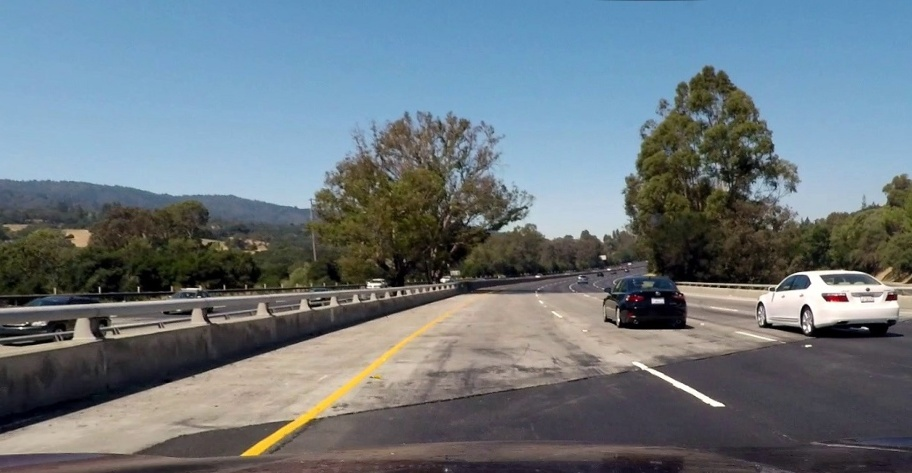
#> input picture Zadatak/undistorted/challange00101.jpg, 912 x 473 px; its folder holds only this picture in this run
$ python thresholding.py   (older library calls are emulated)
#> lines starting #> are read from the running program, lines starting #| are printed output that depends on the picture; after the words box and inside, x2 and y2 are one past the last pixel; in counts of white or black regions, pixels touching at a corner belong together
#> further down, img is the input picture: shape (473, 912, 3); mean B, G, R 126.7, 119.2, 107.4
import cv2
import numpy as np
import glob
import os

def perform_gradient_thresholding(img):
    # Convert the image to grayscale
    gray = cv2.cvtColor(img, cv2.COLOR_BGR2GRAY)
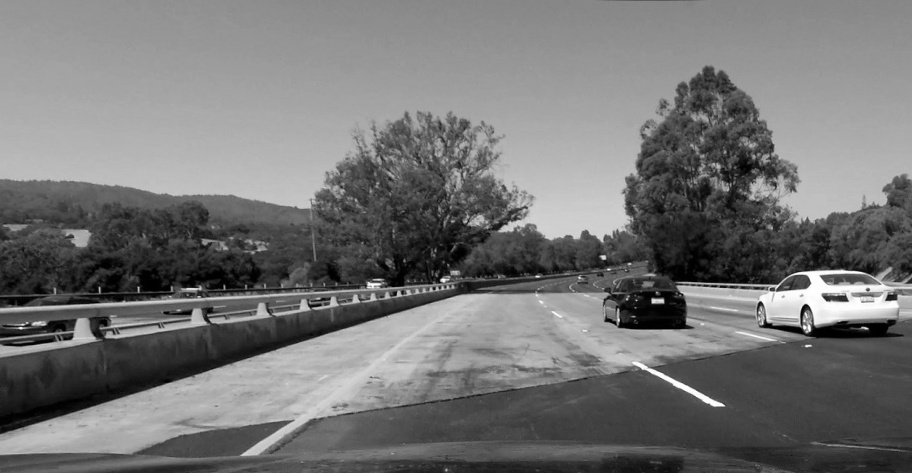
#> gray: shape (473, 912); min 0, max 255, mean 116.5
    # Apply Gaussian blur to reduce noise and improve edge detection
    blurred = cv2.GaussianBlur(gray, (5, 5), 0)
    # Use Sobel operator to calculate gradients in x direction
    sobelx = cv2.Sobel(blurred, cv2.CV_64F, 1, 0, ksize=3)
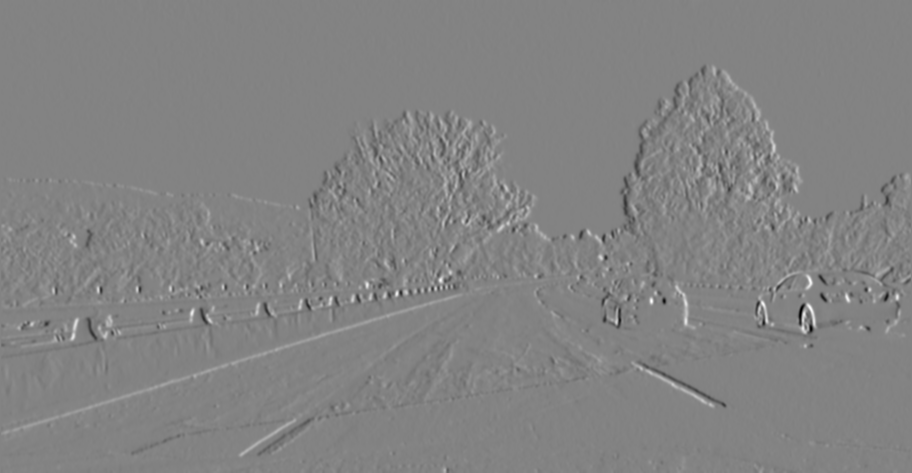
#> sobelx: shape (473, 912) float64; min -509, max 481, mean 0; drawn with min black and max white
    # Calculate the magnitude of the gradient
    gradient_magnitude = np.sqrt(sobelx**2)
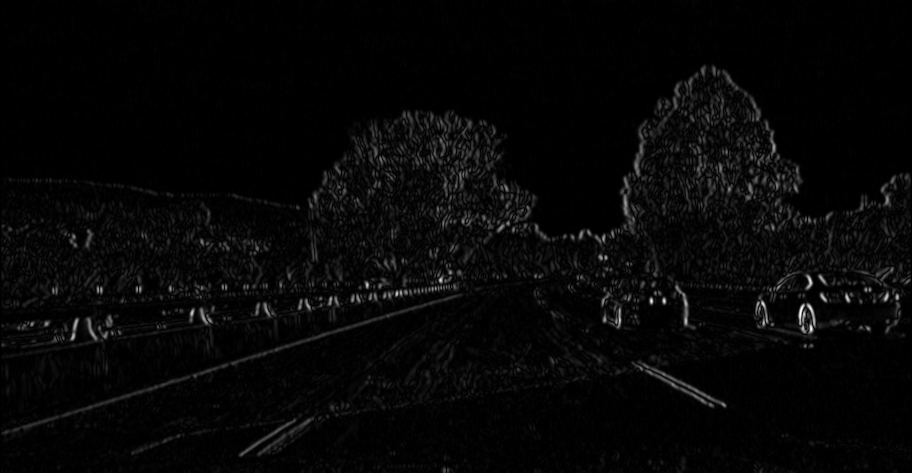
#> gradient_magnitude: shape (473, 912) float64; min 0, max 509, mean 14; drawn with min black and max white
    # Scale the gradient to 8-bit for thresholding
    scaled_gradient = np.uint8(255 * gradient_magnitude / np.max(gradient_magnitude))
    # Apply binary thresholding to create a binary image
    _, binary_image = cv2.threshold(scaled_gradient, 60, 255, cv2.THRESH_BINARY)
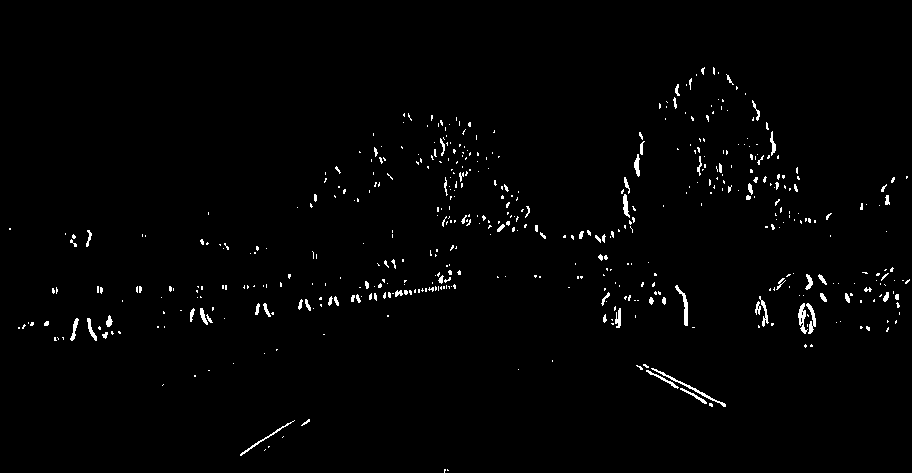
#> binary_image: shape (473, 912); 1.4% white in thin lines or dots, all inside (x1, y1, x2, y2) = (9, 67, 910, 473)

    return binary_image

def perform_color_thresholding_white(img):

    # Convert the image to HSV color space
    hsv = cv2.cvtColor(img, cv2.COLOR_BGR2HSV)
#> hsv: shape (473, 912, 3); mean H, S, V 75.5, 73.7, 137

    # Define the lower and upper bounds for white color in HSV
    lower_white = np.array([0, 0, 200])
    upper_white = np.array([255, 30, 255])

    # Create a mask for white color
    mask_white = cv2.inRange(hsv, lower_white, upper_white)
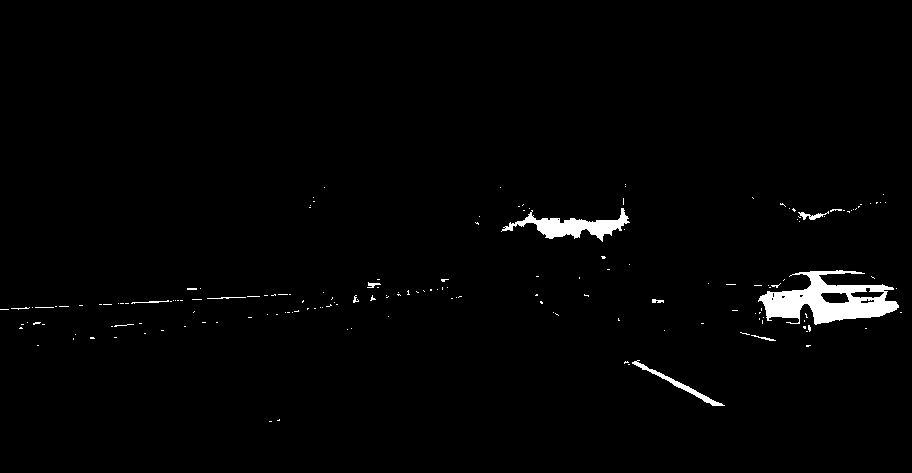
#> mask_white: shape (473, 912); 1.6% white; 171 white regions (157 under 20 px), largest, box (x1, y1, x2, y2) and area: (758, 270, 899, 325) 3801, (501, 208, 630, 242) 1561, (632, 360, 725, 406) 449

    return mask_white

def perform_color_thresholding_yellow(img):

    # Convert the image to HSV color space
    hsv = cv2.cvtColor(img, cv2.COLOR_BGR2HSV)

    # Define the lower and upper bounds for yellow color in HSV
    lower_yellow = np.array([20, 100, 100])
    upper_yellow = np.array([30, 255, 255])

    # Create a mask for yellow color
    mask_yellow = cv2.inRange(hsv, lower_yellow, upper_yellow)
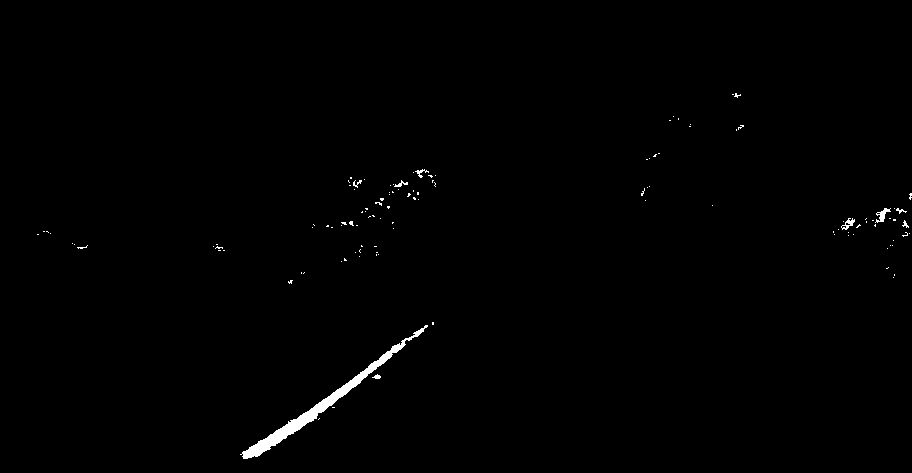
#> mask_yellow: shape (473, 912); 0.61% white; 120 white regions (111 under 20 px), largest, box (x1, y1, x2, y2) and area: (240, 325, 428, 459) 1882, (875, 208, 891, 223) 97, (841, 218, 855, 230) 72

    return mask_yellow


for path in glob.glob('undistorted/*.jpg'):
    img = cv2.imread(path)

    gradient_thresh = perform_gradient_thresholding(img)

    white_color_thresh = perform_color_thresholding_white(img)

    yellow_color_thresh = perform_color_thresholding_yellow(img)

    # Combine color and gradient thresholds using bitwise OR
    combined_thresh = cv2.bitwise_or(gradient_thresh, cv2.bitwise_or(white_color_thresh, yellow_color_thresh))
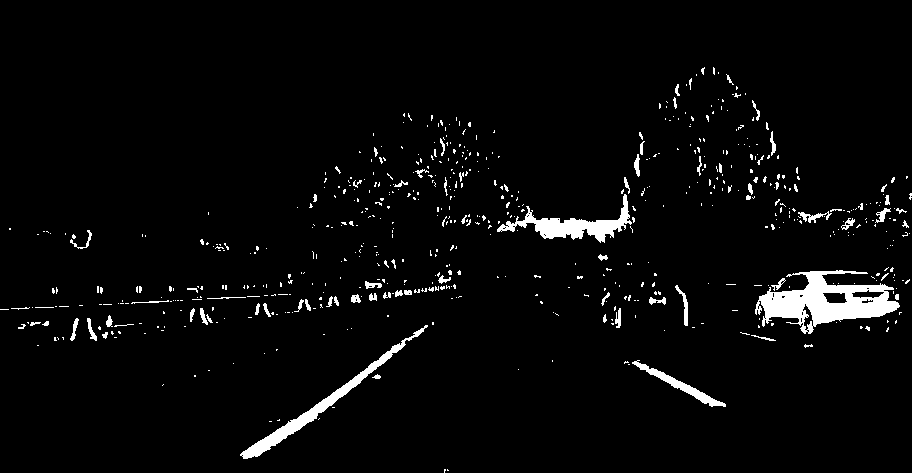
#> combined_thresh: shape (473, 912); 3.4% white; 626 white regions (547 under 20 px), largest, box (x1, y1, x2, y2) and area: (755, 270, 900, 334) 4313, (240, 325, 428, 459) 1906, (497, 194, 632, 243) 1903


    # Save the image
    img_name = os.path.basename(path)
    cv2.imwrite(f'thresholded/{img_name}', combined_thresh)

$ run again, on Zadatak/undistorted/solidWhiteCurve.jpg
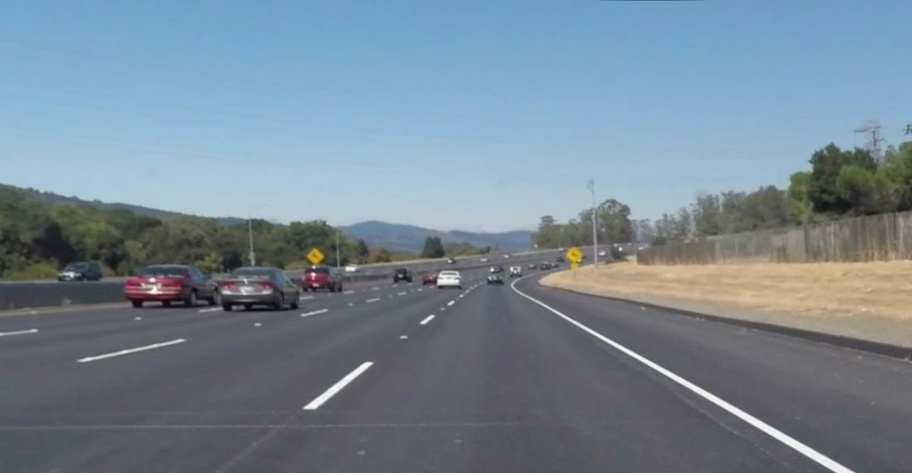
#> input picture Zadatak/undistorted/solidWhiteCurve.jpg, 912 x 473 px
#> img is the input picture: shape (473, 912, 3); mean B, G, R 148.2, 134.6, 118.3
#> in perform_gradient_thresholding, `_, binary_image = cv2.threshold(scaled_gradient, 60, 255, cv2.THRESH_B..`:
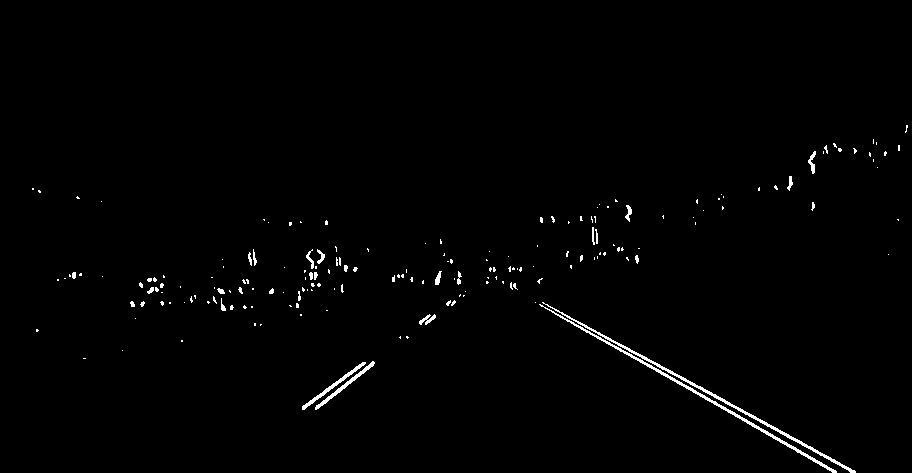
#> binary_image: shape (473, 912); 1% white in thin lines or dots, all inside (x1, y1, x2, y2) = (32, 125, 908, 473)
#> hsv: shape (473, 912, 3); mean H, S, V 98, 55.2, 152.4
#> mask_white: shape (473, 912); 0.74% white; 62 white regions (51 under 20 px), largest, box (x1, y1, x2, y2) and area: (539, 302, 854, 473) 1693, (305, 362, 372, 409) 467, (470, 218, 525, 230) 413
#> mask_yellow: shape (473, 912); 0.11% white; 2 white regions, box (x1, y1, x2, y2) and area: (566, 246, 583, 270) 269, (306, 248, 324, 265) 207
#> `combined_thresh = cv2.bitwise_or(gradient_thresh, cv2.bitwise_or(white..`:
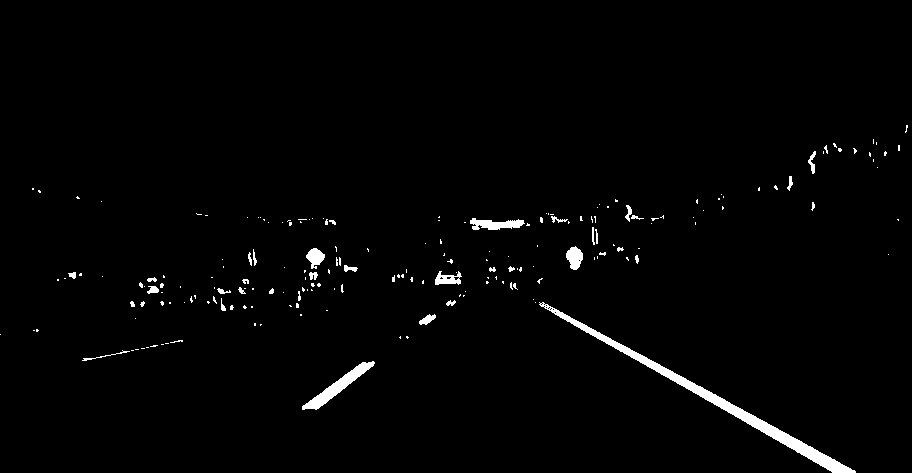
#> combined_thresh: shape (473, 912); 1.7% white; 199 white regions (163 under 20 px), largest, box (x1, y1, x2, y2) and area: (539, 302, 856, 473) 2998, (302, 361, 375, 410) 824, (470, 218, 525, 230) 413

$ run again, on Zadatak/undistorted/solidWhiteRight.jpg
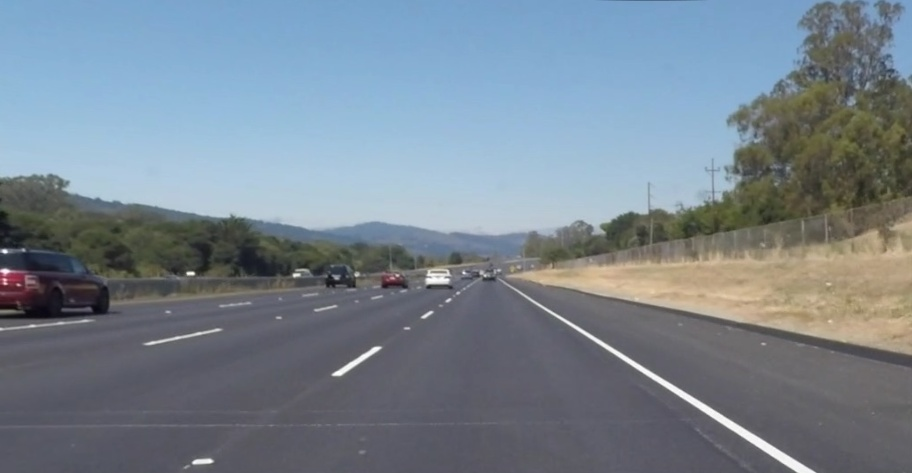
#> input picture Zadatak/undistorted/solidWhiteRight.jpg, 912 x 473 px
#> img is the input picture: shape (473, 912, 3); mean B, G, R 143.9, 132.6, 120
#> in perform_gradient_thresholding, `_, binary_image = cv2.threshold(scaled_gradient, 60, 255, cv2.THRESH_B..`:
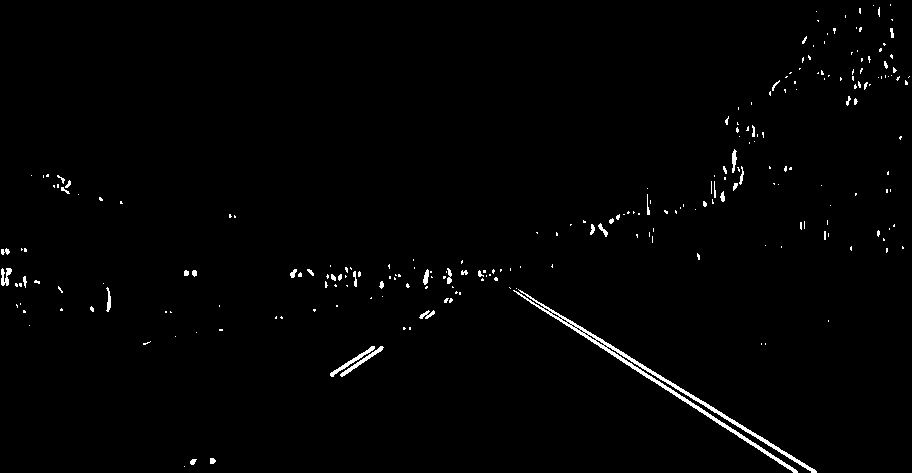
#> binary_image: shape (473, 912); 1.2% white in thin lines or dots
#> hsv: shape (473, 912, 3); mean H, S, V 95.3, 51.9, 149.2
#> mask_white: shape (473, 912); 1.3% white; 47 white regions (38 under 20 px), largest, box (x1, y1, x2, y2) and area: (382, 212, 610, 235) 2279, (524, 295, 815, 473) 1764, (282, 214, 368, 227) 537
#> mask_yellow: shape (473, 912); 0.01% white in thin lines or dots, all inside (x1, y1, x2, y2) = (797, 98, 900, 303)
#> `combined_thresh = cv2.bitwise_or(gradient_thresh, cv2.bitwise_or(white..`:
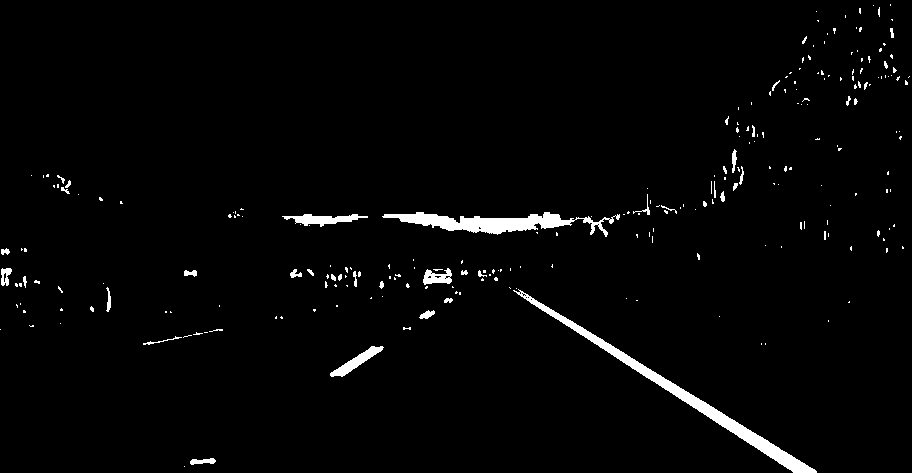
#> combined_thresh: shape (473, 912); 2.2% white; 249 white regions (210 under 20 px), largest, box (x1, y1, x2, y2) and area: (513, 289, 817, 473) 3213, (382, 212, 620, 237) 2416, (282, 214, 368, 227) 537

$ run again, on Zadatak/undistorted/solidYellowCurve.jpg
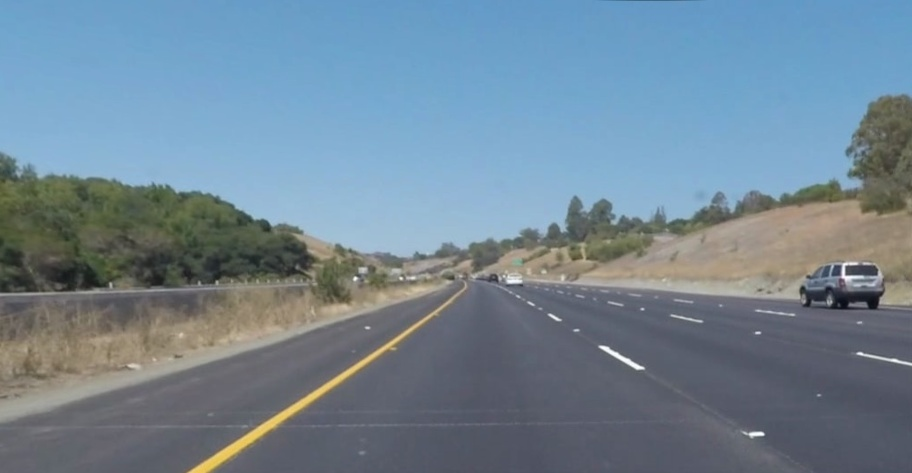
#> input picture Zadatak/undistorted/solidYellowCurve.jpg, 912 x 473 px
#> img is the input picture: shape (473, 912, 3); mean B, G, R 148.9, 133.8, 113.4
#> binary_image: shape (473, 912); 0.79% white in thin lines or dots, all inside (x1, y1, x2, y2) = (14, 105, 908, 473)
#> hsv: shape (473, 912, 3); mean H, S, V 88.8, 67.6, 154.6
#> mask_white: shape (473, 912); 0.17% white; 36 white regions (30 under 20 px), largest, box (x1, y1, x2, y2) and area: (599, 346, 644, 369) 192, (842, 262, 864, 282) 136, (857, 352, 912, 365) 97, (507, 275, 522, 283) 82, (749, 432, 764, 437) 53, (549, 314, 560, 321) 25
#> mask_yellow: shape (473, 912); 0.42% white; 4 white regions (2 under 20 px), largest, box (x1, y1, x2, y2) and area: (190, 356, 377, 473) 1765, (385, 341, 399, 351) 42
#> `combined_thresh = cv2.bitwise_or(gradient_thresh, cv2.bitwise_or(white..`:
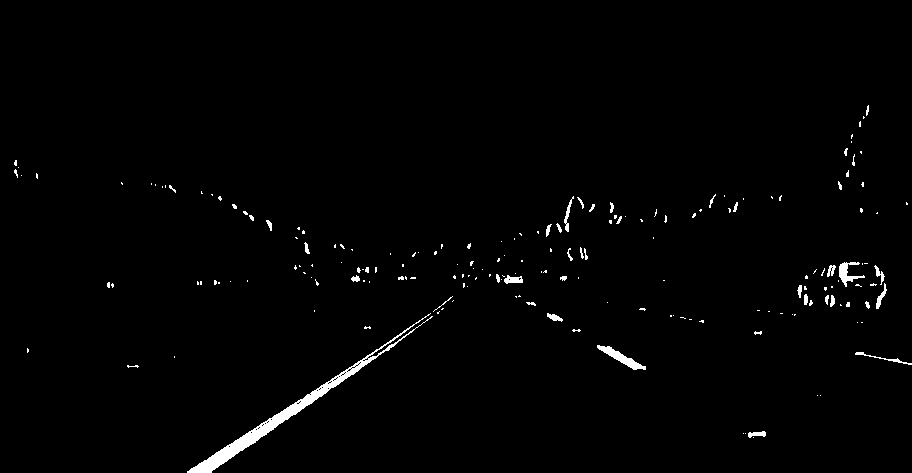
#> combined_thresh: shape (473, 912); 1.3% white; 187 white regions (145 under 20 px), largest, box (x1, y1, x2, y2) and area: (187, 313, 433, 473) 2355, (597, 345, 646, 370) 362, (839, 262, 865, 287) 251
